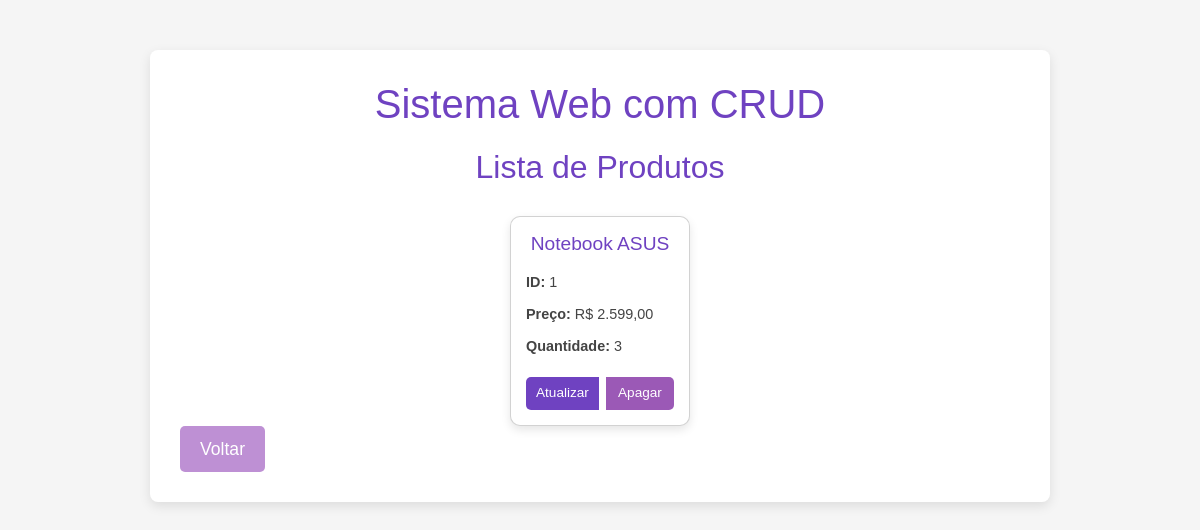
Before: /listar.php with the older database file.
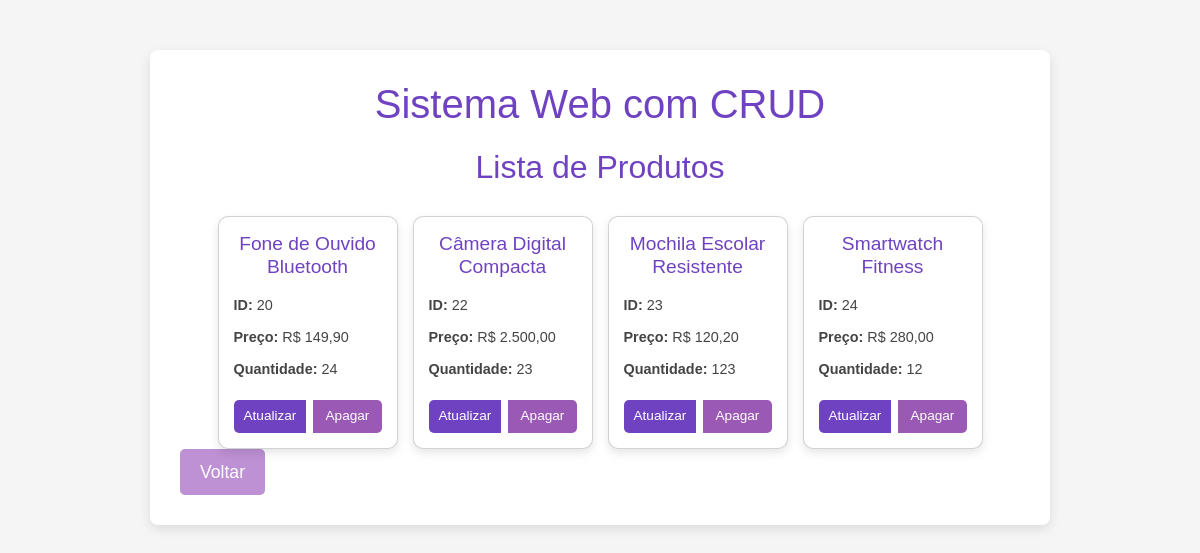
After: the same page with the newer database file.
### tables this page shows
CREATE TABLE `produtos` (
  `id` int(11) NOT NULL,
  `nome` varchar(255) NOT NULL,
  `preco` decimal(10,2) NOT NULL,
  `quantidade` int(11) NOT NULL
);

### listar.php (the view, shortened to what this page needs)
<?php
include 'cabecalho.php';
require 'conexao.php';
?>
<head>
    <link rel="stylesheet" href="estilos/style.css">
</head>
<body>
    <div class="container">
        <h1>Sistema Web com CRUD</h1>
        <h2>Lista de Produtos</h2>
        <div class="cards-container">
            <?php
            $sql = "SELECT * FROM produtos";
            $stmt = $pdo->query($sql);
            while ($produto = $stmt->fetch(PDO::FETCH_ASSOC)) {
                ?>
                <div class="card">
                    <h3><?= htmlspecialchars($produto['nome']) ?></h3>
                    <p><strong>ID:</strong> <?= $produto['id'] ?></p>
                    <p><strong>Preço:</strong> R$ <?= number_format($produto['preco'], 2, ',', '.') ?></p>
                    <p><strong>Quantidade:</strong> <?= $produto['quantidade'] ?></p>
                    <div class="btn-group">
                        <a href="form_atualizar.php?id=<?= $produto['id'] ?>" class="btn btn-danger">Atualizar</a>
                        <a href="listar.php?delete_id=<?= $produto['id'] ?>" class="btn btn-warning" onclick="return confirm('Confirma exclusão?')">Apagar</a>
                    </div>
                </div>
                <?php
            }
            ?>
        </div>
        <a href="index.php" class="btn btn-warning btn-listar">Voltar</a>
    </div>

### cabecalho.php (shortened to what this page needs)
<!DOCTYPE html>
<html lang="en">
<head>
    <link href="https://cdn.jsdelivr.net/npm/bootstrap@5.3.7/dist/css/bootstrap.min.css" rel="stylesheet">
</head>

### estilos/style.css (style rules this page uses)
* { margin: 0; padding: 0; box-sizing: border-box; }
body { font-family: 'Arial', sans-serif; background-color: #f5f5f5; color: #333; }
.container { width: 80%; max-width: 900px; margin: 50px auto; background-color: #ffffff; padding: 30px; border-radius: 8px; box-shadow: 0 4px 12px rgba(0, 0, 0, 0.1); }
h1, h2 { color: #6f42c1; text-align: center; margin-bottom: 20px; }
h1 { font-size: 2.5em; }
h2 { font-size: 2em; margin-bottom: 30px; }
h3 { font-size: 1.3em; text-align: center; margin-bottom: 40px; color: #555; }
.btn-group { display: flex; justify-content: center; gap: 10px; }
.btn { padding: 10px 20px; font-size: 1.1em; border-radius: 5px; text-decoration: none; text-align: center; cursor: pointer; transition: background-color 0.3s ease, transform 0.2s ease; border: none; display: inline-block; user-select: none; color: white; }
.btn-danger { background-color: #9b59b6; }
.btn-warning { background-color: #be90d4; color: white; }
.cards-container { display: flex; flex-wrap: wrap; gap: 15px; justify-content: center; margin-top: 30px; }
.card { background-color: #fff; border-radius: 10px; box-shadow: 0 4px 10px rgba(0,0,0,0.1); padding: 15px; width: 180px; color: #333; display: flex; flex-direction: column; justify-content: space-between; transition: transform 0.2s ease, box-shadow 0.2s ease; cursor: default; }
.card h3 { color: #6f42c1; margin-bottom: 12px; font-size: 1.2em; text-align: center; }
.card p { margin: 5px 0; font-size: 0.9em; color: #444; }
.card .btn-group { margin-top: 15px; display: flex; gap: 8px; justify-content: center; }
.card .btn-danger { background-color: #6f42c1; color: white; flex: 1; padding: 6px 10px; font-size: 0.85em; border-radius: 5px; border: none; transition: background-color 0.3s ease; }
.card .btn-warning { background-color: #9b59b6; color: white; flex: 1; padding: 6px 10px; font-size: 0.85em; border-radius: 5px; border: none; transition: background-color 0.3s ease; }

Changed rows visible on the page:
removed produtos: nome "Notebook ASUS", id "1", preco "2.599,00", quantidade "3"
added produtos: nome "Fone de Ouvido Bluetooth", id "20", preco "149,90", quantidade "24"
added produtos: nome "Câmera Digital Compacta", id "22", preco "2.500,00", quantidade "23"
added produtos: nome "Mochila Escolar Resistente", id "23", preco "120,20", quantidade "123"
added produtos: nome "Smartwatch Fitness", id "24", preco "280,00", quantidade "12"
